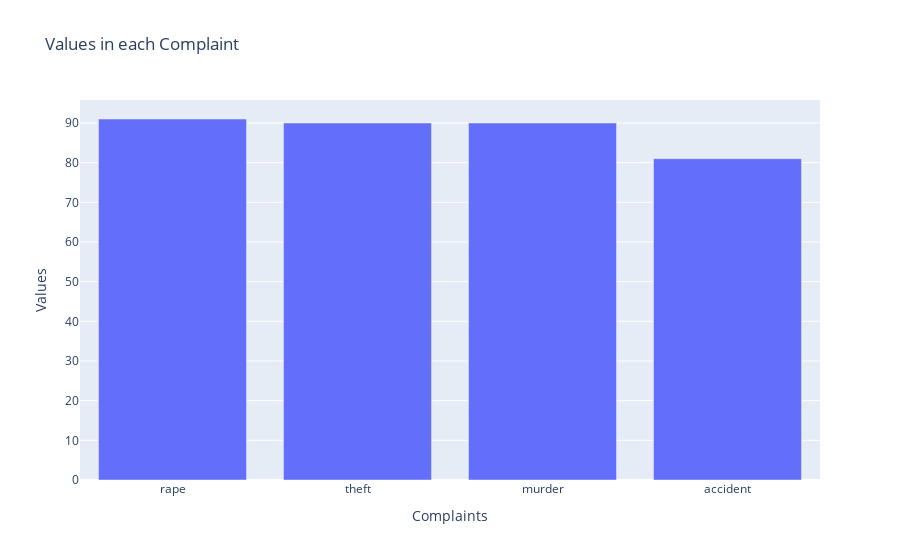

Here is the notebook cell this chart was saved with:
### Code cell
fig = go.Figure([go.Bar(x=data['category'].value_counts().index, y=data['category'].value_counts().tolist())])
fig.update_layout(
    title="Values in each Complaint",
    xaxis_title="Complaints",
    yaxis_title="Values")
fig.show()

### Figure 1 — Plotly figure (JSON) as saved in the notebook; plotly's stock layout.template omitted (floating-point values rounded to 4 significant figures)
{"data": [{"type": "bar", "x": ["rape", "theft", "murder", "accident"], "y": [91, 90, 90, 81]}], "layout": {"title": {"text": "Values in each Complaint"}, "xaxis": {"title": {"text": "Complaints"}}, "yaxis": {"title": {"text": "Values"}}}}
